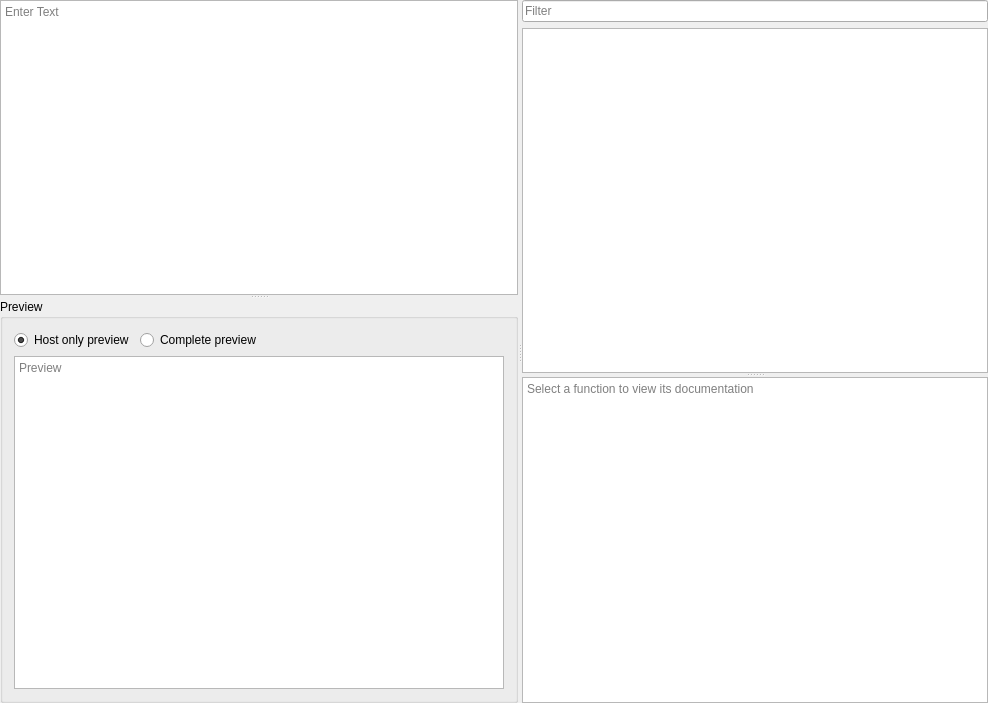
<?xml version="1.0" encoding="UTF-8"?>
<ui version="4.0">
 <class>EcalParserEditor</class>
 <widget class="QWidget" name="EcalParserEditor">
  <property name="geometry">
   <rect>
    <x>0</x>
    <y>0</y>
    <width>988</width>
    <height>703</height>
   </rect>
  </property>
  <property name="windowTitle">
   <string>Widget</string>
  </property>
  <layout class="QVBoxLayout" name="verticalLayout">
   <property name="leftMargin">
    <number>0</number>
   </property>
   <property name="topMargin">
    <number>0</number>
   </property>
   <property name="rightMargin">
    <number>0</number>
   </property>
   <property name="bottomMargin">
    <number>0</number>
   </property>
   <item>
    <widget class="QSplitter" name="main_splitter">
     <property name="orientation">
      <enum>Qt::Horizontal</enum>
     </property>
     <property name="childrenCollapsible">
      <bool>false</bool>
     </property>
     <widget class="QWidget" name="text_widget" native="true">
      <layout class="QVBoxLayout">
       <property name="leftMargin">
        <number>0</number>
       </property>
       <property name="topMargin">
        <number>0</number>
       </property>
       <property name="rightMargin">
        <number>0</number>
       </property>
       <property name="bottomMargin">
        <number>0</number>
       </property>
       <item>
        <widget class="QSplitter" name="text_splitter">
         <property name="orientation">
          <enum>Qt::Vertical</enum>
         </property>
         <property name="childrenCollapsible">
          <bool>false</bool>
         </property>
         <widget class="QTextEdit" name="entry_textedit">
          <property name="acceptRichText">
           <bool>false</bool>
          </property>
          <property name="placeholderText">
           <string>Enter Text</string>
          </property>
         </widget>
         <widget class="QGroupBox" name="preview_groupbox">
          <property name="title">
           <string>Preview</string>
          </property>
          <layout class="QVBoxLayout" name="verticalLayout_5">
           <item>
            <layout class="QHBoxLayout" name="preview_type_layout">
             <item>
              <widget class="QRadioButton" name="preview_host_radiobutton">
               <property name="text">
                <string>Host only preview</string>
               </property>
               <property name="checked">
                <bool>true</bool>
               </property>
              </widget>
             </item>
             <item>
              <widget class="QRadioButton" name="preview_complete_radiobutton">
               <property name="text">
                <string>Complete preview</string>
               </property>
              </widget>
             </item>
             <item>
              <spacer name="preview_type_spacer">
               <property name="orientation">
                <enum>Qt::Horizontal</enum>
               </property>
               <property name="sizeHint" stdset="0">
                <size>
                 <width>0</width>
                 <height>0</height>
                </size>
               </property>
              </spacer>
             </item>
            </layout>
           </item>
           <item>
            <widget class="QTextEdit" name="preview_textedit">
             <property name="readOnly">
              <bool>true</bool>
             </property>
             <property name="placeholderText">
              <string>Preview</string>
             </property>
            </widget>
           </item>
          </layout>
         </widget>
        </widget>
       </item>
      </layout>
     </widget>
     <widget class="QWidget" name="function_widget" native="true">
      <layout class="QVBoxLayout" name="verticalLayout_2">
       <property name="leftMargin">
        <number>0</number>
       </property>
       <property name="topMargin">
        <number>0</number>
       </property>
       <property name="rightMargin">
        <number>0</number>
       </property>
       <property name="bottomMargin">
        <number>0</number>
       </property>
       <item>
        <widget class="QSplitter" name="function_splitter">
         <property name="orientation">
          <enum>Qt::Vertical</enum>
         </property>
         <property name="childrenCollapsible">
          <bool>false</bool>
         </property>
         <widget class="QWidget" name="function_list_widget" native="true">
          <layout class="QVBoxLayout" name="verticalLayout_3">
           <property name="leftMargin">
            <number>0</number>
           </property>
           <property name="topMargin">
            <number>0</number>
           </property>
           <property name="rightMargin">
            <number>0</number>
           </property>
           <property name="bottomMargin">
            <number>0</number>
           </property>
           <item>
            <widget class="QFilterLineEdit" name="function_filter_lineedit">
             <property name="placeholderText">
              <string>Filter</string>
             </property>
            </widget>
           </item>
           <item>
            <widget class="QAdvancedTreeView" name="function_list">
             <property name="alternatingRowColors">
              <bool>true</bool>
             </property>
             <property name="rootIsDecorated">
              <bool>false</bool>
             </property>
             <property name="uniformRowHeights">
              <bool>true</bool>
             </property>
             <property name="sortingEnabled">
              <bool>true</bool>
             </property>
             <property name="allColumnsShowFocus">
              <bool>true</bool>
             </property>
             <property name="expandsOnDoubleClick">
              <bool>false</bool>
             </property>
            </widget>
           </item>
          </layout>
         </widget>
         <widget class="QWidget" name="function_help_widget" native="true">
          <layout class="QVBoxLayout" name="verticalLayout_4">
           <property name="leftMargin">
            <number>0</number>
           </property>
           <property name="topMargin">
            <number>0</number>
           </property>
           <property name="rightMargin">
            <number>0</number>
           </property>
           <property name="bottomMargin">
            <number>0</number>
           </property>
           <item>
            <widget class="QTextEdit" name="function_help_textedit">
             <property name="readOnly">
              <bool>true</bool>
             </property>
             <property name="placeholderText">
              <string>Select a function to view its documentation</string>
             </property>
            </widget>
           </item>
          </layout>
         </widget>
        </widget>
       </item>
      </layout>
     </widget>
    </widget>
   </item>
  </layout>
 </widget>
 <layoutdefault spacing="6" margin="11"/>
 <customwidgets>
  <customwidget>
   <class>QFilterLineEdit</class>
   <extends>QLineEdit</extends>
   <header location="global">CustomQt/QFilterLineEdit.h</header>
  </customwidget>
  <customwidget>
   <class>QAdvancedTreeView</class>
   <extends>QTreeView</extends>
   <header location="global">CustomQt/QAdvancedTreeView.h</header>
  </customwidget>
 </customwidgets>
 <resources/>
 <connections/>
</ui>
